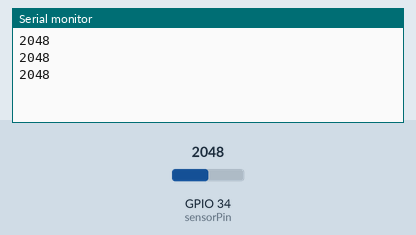
Simulated run of this sketch. Board: ESP32. Parts: the last lines printed to the serial monitor. Inputs (shaded band) come from the test bench; at power-on: GPIO 34 (sensorPin) = 2048.

Above: at 1.3 s.
1.4 s: GPIO 34 (sensorPin) set to 2866
At 1.9 s:
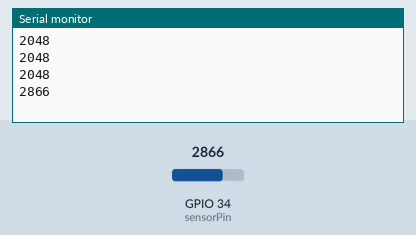
2.9 s: GPIO 34 (sensorPin) set to 3603
At 3.4 s:
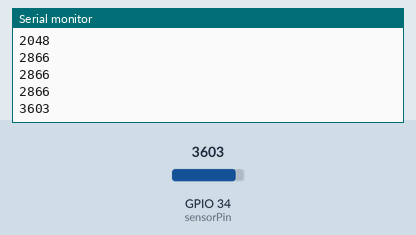
Timing chart, 0 to 5.9 s (numbered marks = the images above; inputs shaded):
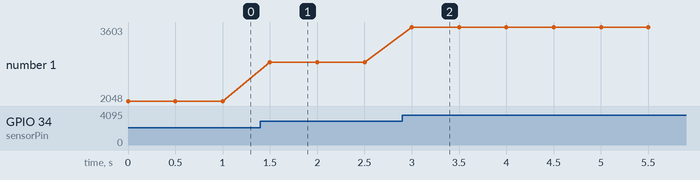

Measured:
- after the input at 1.4 s, the serial monitor: prints a new line after 0.10 s (image 1)
- after the input at 2.9 s, the serial monitor: prints a new line after 0.10 s (image 2)
- plotted number 1: 2048 → 2866 after the input at 1.4 s, 2866 → 3603 after the input at 2.9 s

The sketch:

7-2.ino
```cpp
int sensorPin = 34;
int value = 0;

void setup() {
  Serial.begin(115200);
}

void loop() {
  value = analogRead(sensorPin);

  Serial.println(value);

  delay(500);
}
```
